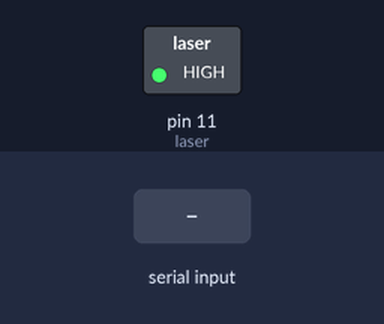
Simulated run of this sketch. Board: Arduino Uno, built with avr-gcc and run on an emulated ATmega328P. Shown: switched loads named in the sketch (green lamp = pin HIGH). Inputs (shaded band) come from the test bench. What the sketch prints to the serial monitor is not drawn.

Above: at 6.2 s.
6.3 s: "0" received over Serial
At 6.6 s:
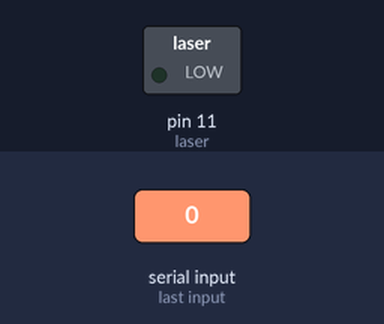
7.8 s: "1" received over Serial
At 8.3 s:
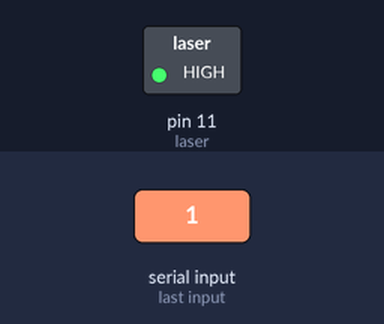
10.8 s: "2" received over Serial
Timing chart, 0 to 13.8 s (numbered marks = the images above; inputs shaded):
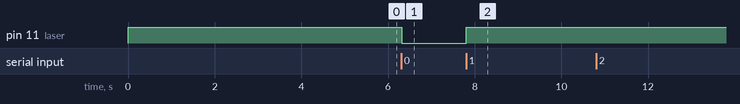

The sketch:

lasercomm7.ino
```cpp
int laser = 11;
int photoresistor = A5;
int sensorValue = 0;
String readings = "";

void setup() {
  pinMode(laser, OUTPUT);
  Serial.begin(9600);
  digitalWrite(laser, HIGH);
  delay(5000);
}

void loop() {
  while (Serial.available() > 0){
    if(Serial.read() == '0'){
      digitalWrite(laser, LOW);
    }
    else{
      digitalWrite(laser, HIGH);
    }
    delay(1000);
  }
  Serial.write("I received this message");
}
```

Measured:
- after the input at 6.3 s, pin 11 (laser): HIGH → LOW at once
- after the input at 7.8 s, pin 11 (laser): LOW → HIGH at once
- after the input at 10.8 s, every drawn part: stays the same
